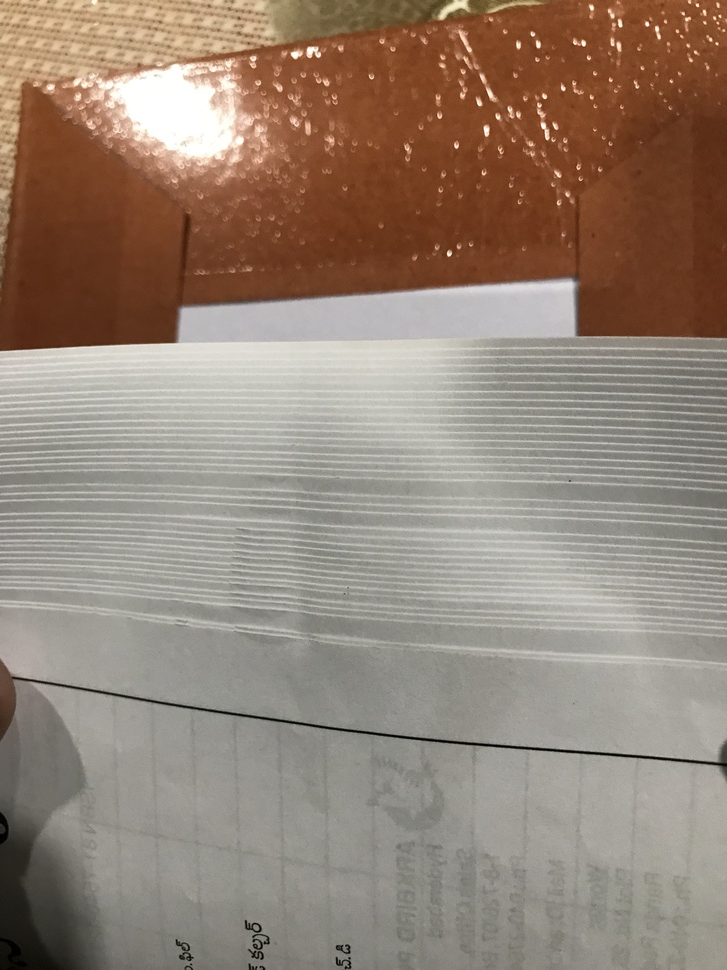
#> input picture CountingPages/72Pages_Full.jpeg, 727 x 970 px, shrunk from 3024 x 4032 before the run
$ python Demo_V4.py
#> lines starting #> are read from the running program, lines starting #| are printed output that depends on the picture; after the words box and inside, x2 and y2 are one past the last pixel; in counts of white or black regions, pixels touching at a corner belong together
import cv2
from PIL import Image, ImageDraw
from matplotlib import pyplot as plt


# im_cv2 = cv2.imread('8Pages.JPG')
im_cv2 = cv2.imread('72Pages_Full.jpeg')
#> im_cv2 is the input picture: shape (970, 727, 3); mean B, G, R 118.7, 132.1, 148.4


# originalImage = cv2.imread('8Pages.JPG')
originalImage = cv2.imread('72Pages_Full.jpeg')
grayImage = cv2.cvtColor(originalImage, cv2.COLOR_BGR2GRAY)
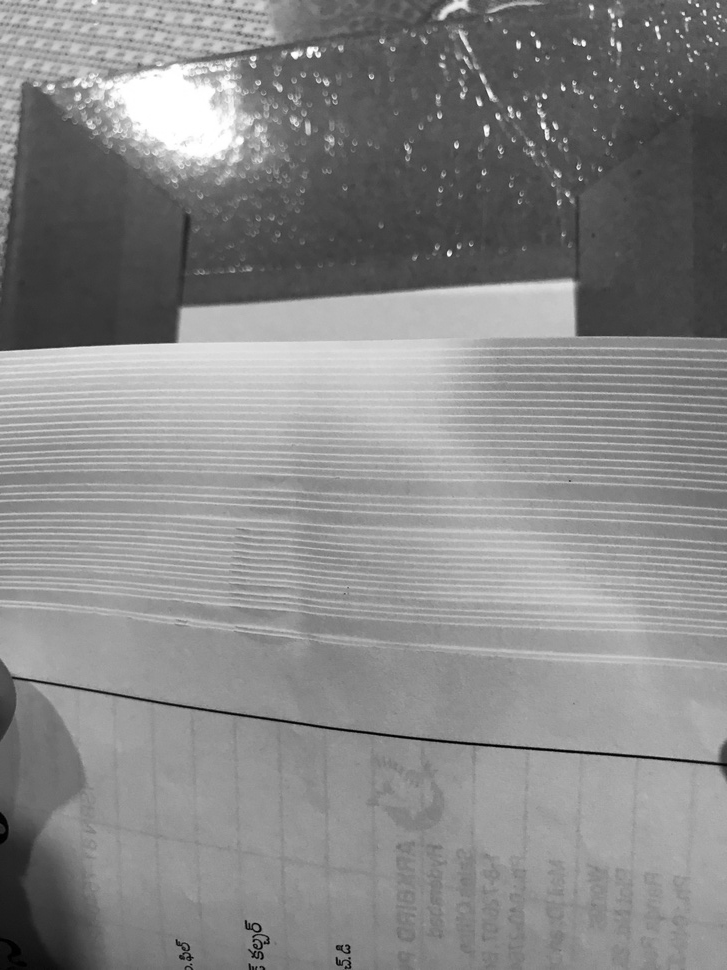
#> grayImage: shape (970, 727); min 0, max 255, mean 135.5

(thresh, blackAndWhiteImage) = cv2.threshold(grayImage, 127, 220, cv2.THRESH_BINARY)
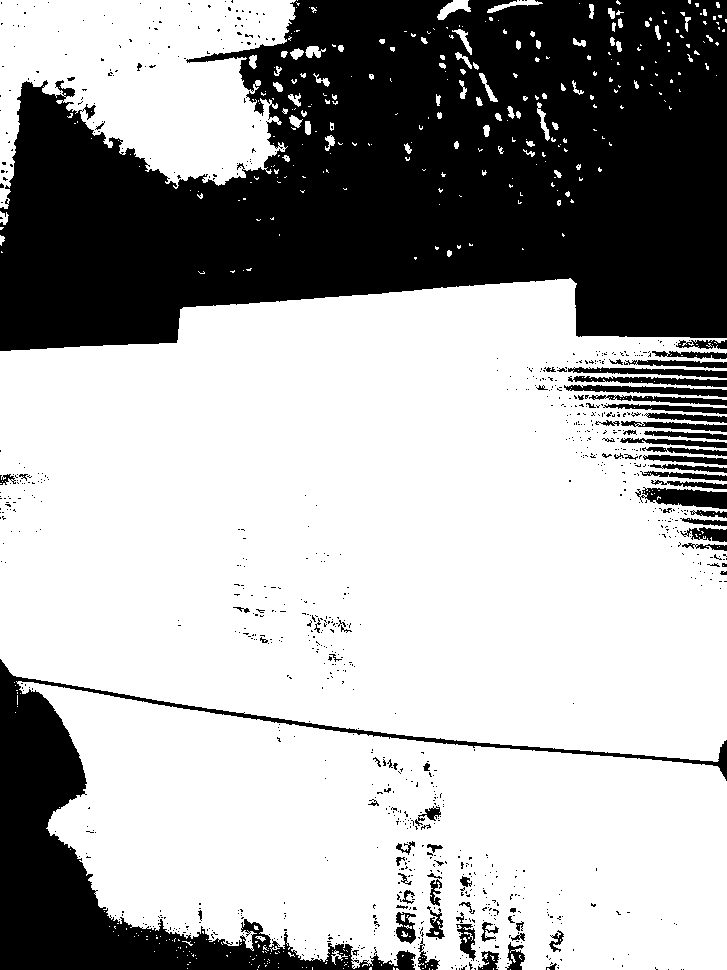
#> blackAndWhiteImage: shape (970, 727); values 0 (black) and 220 (white), 66.6% white; 958 black regions (873 under 20 px), largest, box (x1, y1, x2, y2) and area: (0, 0, 727, 351) 184545, (0, 659, 727, 970) 33601, (635, 487, 727, 509) 1275

cv2.imshow('Original image',originalImage)
cv2.waitKey(0)
cv2.imshow('Black white image', blackAndWhiteImage)
cv2.waitKey(0)


# im = Image.open('8Pages.JPG')
im = Image.open('72Pages_Full.jpeg')
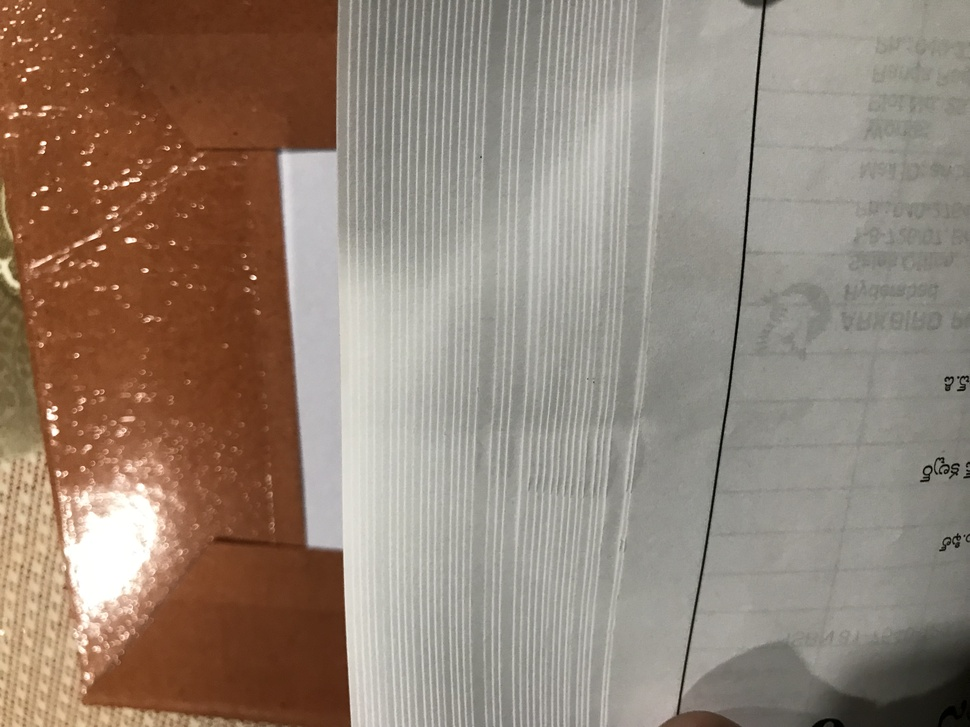
#> im: PIL image 970x727 RGB; mean R, G, B 148.4, 132.1, 118.7
im.show()

im_BW = im.convert('1')
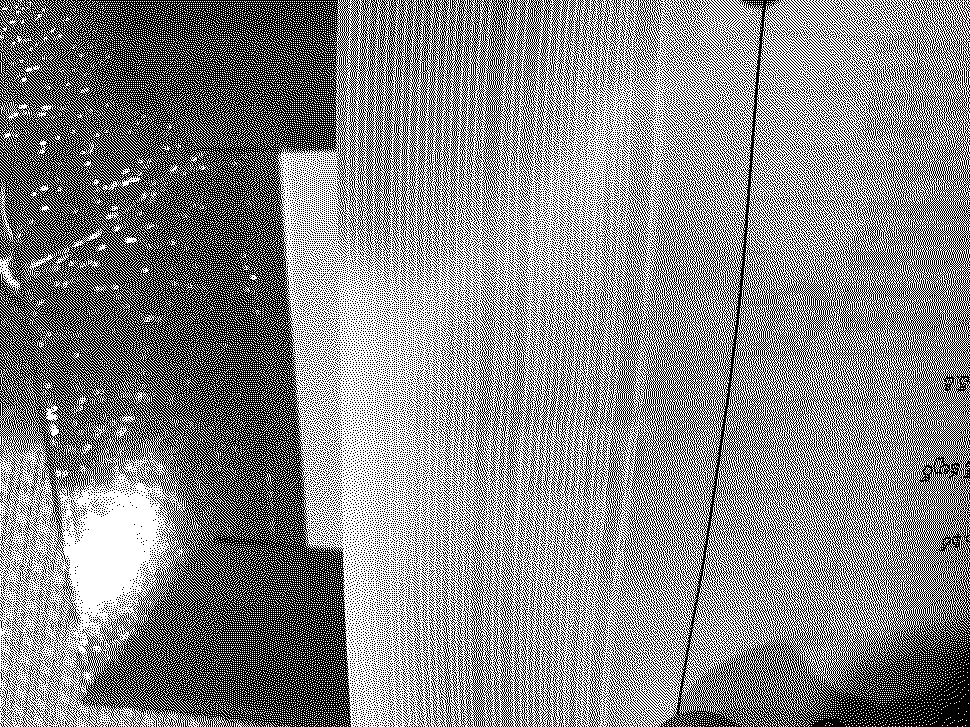
#> im_BW: PIL image 970x727 1; 53% white; black in thin lines or dots
im_BW.show()

print(im_cv2.shape)
#| (970, 727, 3)
height = im_cv2.shape[0]
#> height = 970
print(im_cv2.shape[0])
#| 970
cv2.line(im_cv2, (10,0), (10, height), (0,0,255), 2)
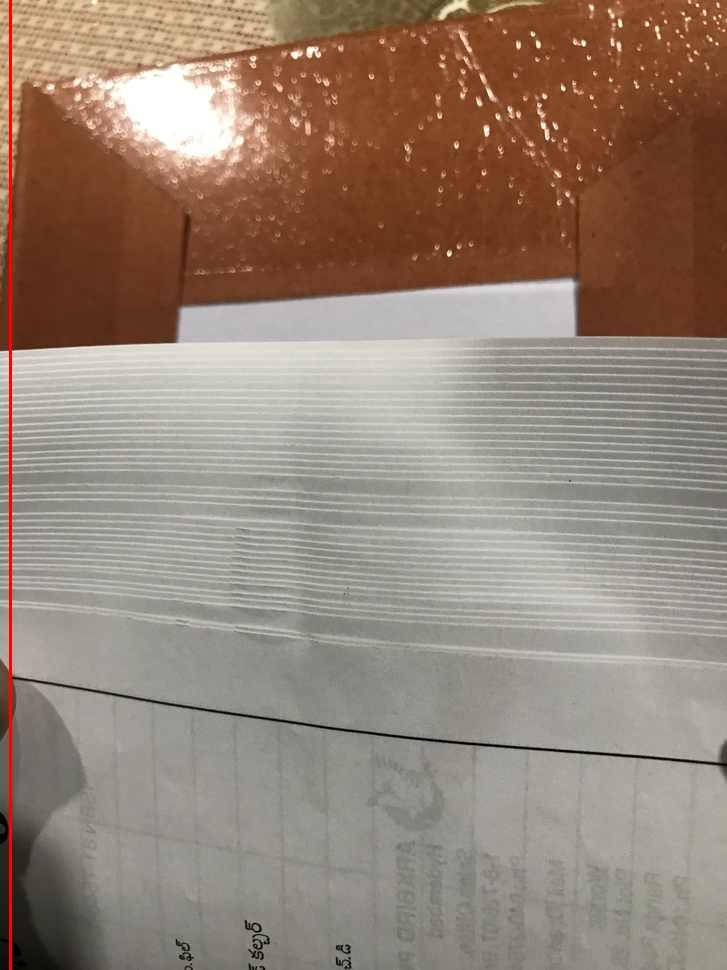
#> im_cv2: shape (970, 727, 3); 0.41% of pixels changed, all inside (x1, y1, x2, y2) = (9, 0, 12, 970)

pix = im.load()
i=0
while i<height:
#> (the run stopped early here; a loop or call above may not have finished)

$ run again, with CountingPages/72Pages.jpeg copied over CountingPages/72Pages_Full.jpeg
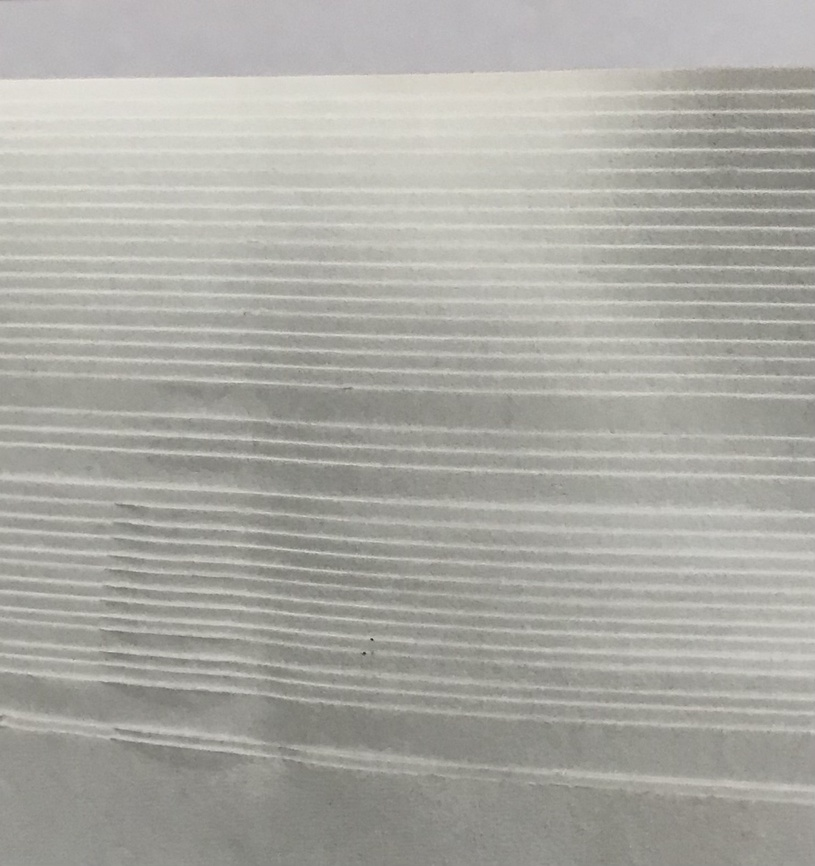
#> input picture CountingPages/72Pages.jpeg, 815 x 866 px, shrunk from 1481 x 1573 before the run
#> im_cv2 is the input picture: shape (866, 815, 3); mean B, G, R 163.2, 169.2, 169.9
#> `(thresh, blackAndWhiteImage) = cv2.threshold(grayImage, 127, 220, cv2...`:
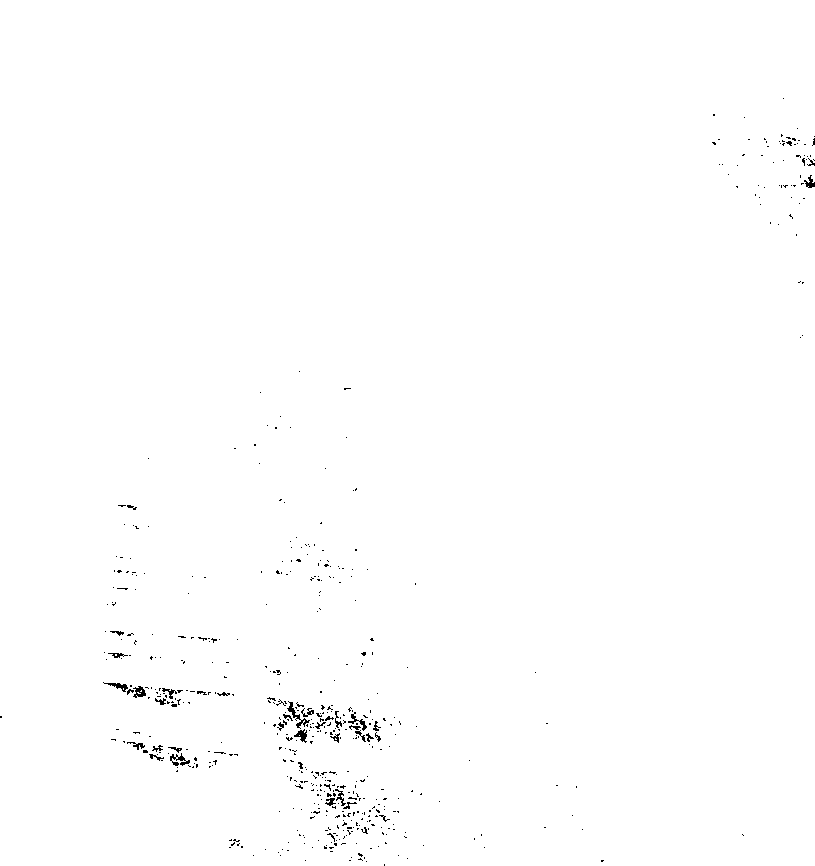
#> blackAndWhiteImage: shape (866, 815); values 0 (black) and 220 (white), 99.5% white; black in thin lines or dots, all inside (x1, y1, x2, y2) = (0, 98, 815, 866)
#> im_BW: PIL image 815x866 1; 66.1% white; black in thin lines or dots
#| (866, 815, 3)
#| 866
#> `cv2.line(im_cv2, (10,0), (10, height), (0,0,255), 2)`:
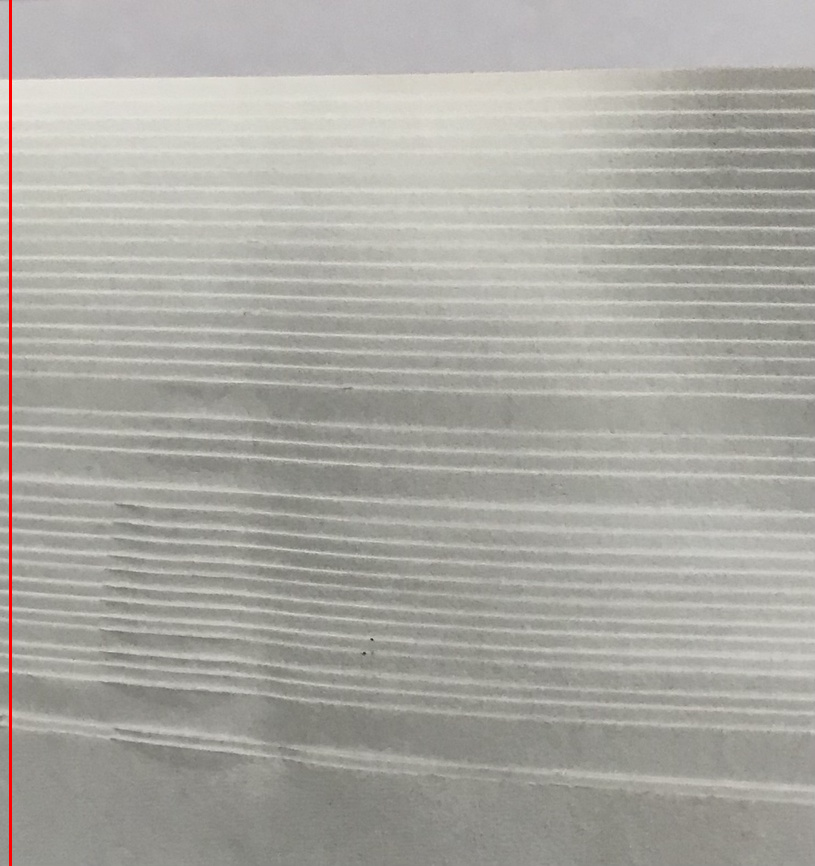
#> im_cv2: shape (866, 815, 3); 0.37% of pixels changed, all inside (x1, y1, x2, y2) = (9, 0, 12, 866)
#> the loop `while i<height:` made 866 passes
#| (169, 165, 166)
#| (181, 177, 178)
#| (188, 184, 185)
#| (189, 185, 186)
#| (191, 187, 188)
#> (further printed lines are left out)
#> after the loop `while i<height:`: i = 866

$ run again, with CountingPages/gval.jpeg copied over CountingPages/72Pages_Full.jpeg
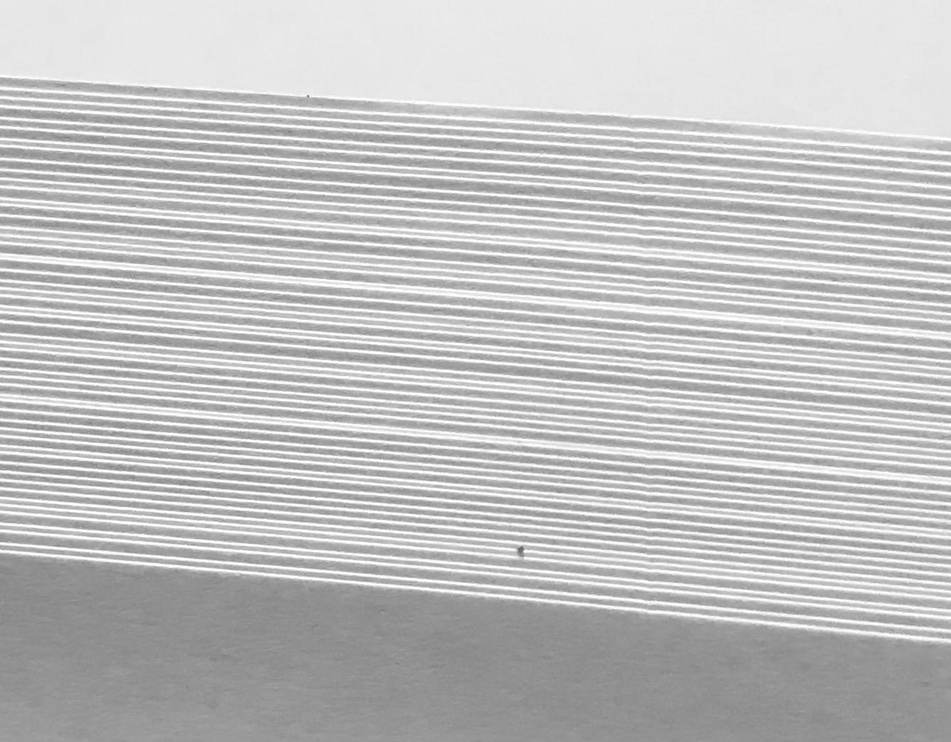
#> input picture CountingPages/gval.jpeg, 951 x 742 px, shrunk from 1336 x 1042 before the run
#> im_cv2 is the input picture: shape (742, 951, 3); min 102, max 255, mean 192.7
#> `(thresh, blackAndWhiteImage) = cv2.threshold(grayImage, 127, 220, cv2...`:
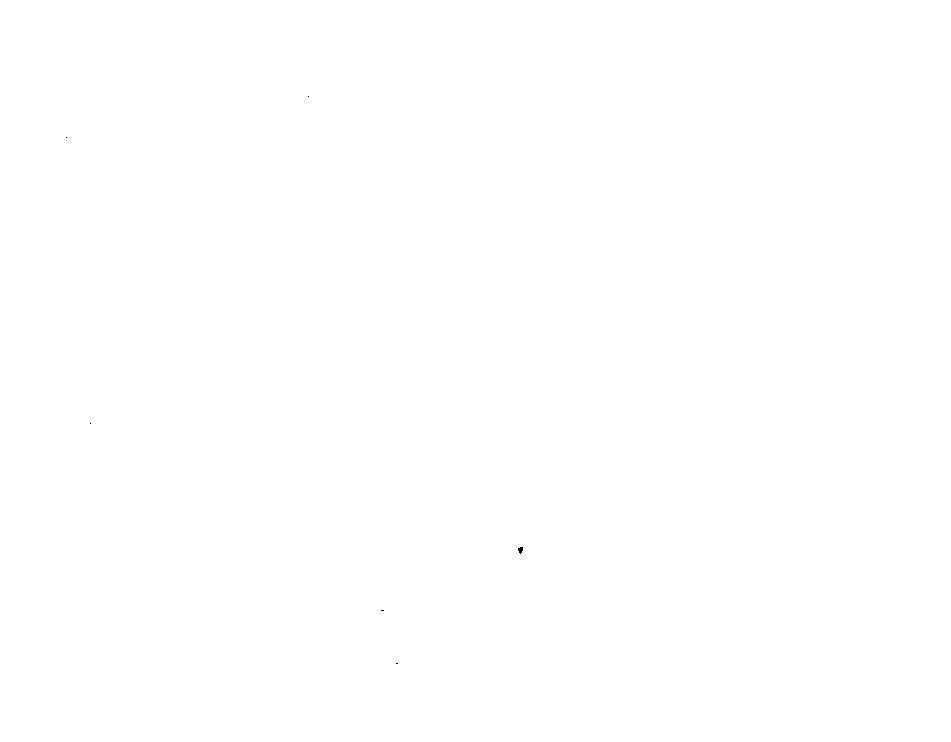
#> blackAndWhiteImage: shape (742, 951); values 0 (black) and 220 (white), 100% white; 6 black regions (5 under 20 px), largest, box (x1, y1, x2, y2) and area: (518, 547, 523, 554) 25
#> im_BW: PIL image 951x742 1; 75.6% white; black in thin lines or dots
#| (742, 951, 3)
#| 742
#> `cv2.line(im_cv2, (10,0), (10, height), (0,0,255), 2)`:
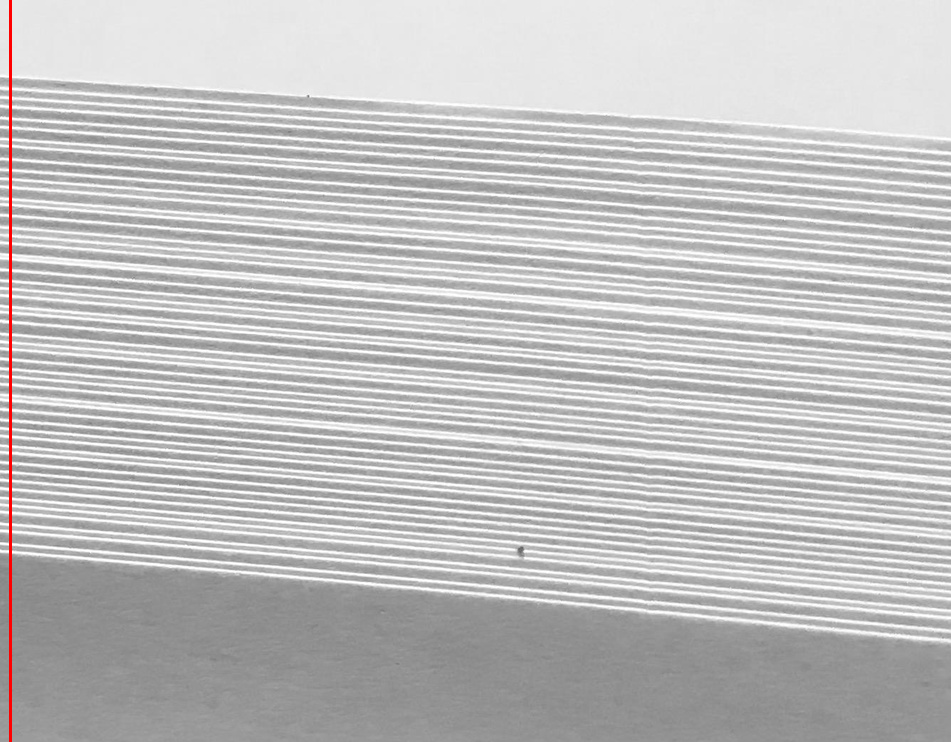
#> im_cv2: shape (742, 951, 3); 0.32% of pixels changed, all inside (x1, y1, x2, y2) = (9, 0, 12, 742)
#> the loop `while i<height:` made 742 passes
#| 231
#| 231
#| 231
#| 231
#| 231
#> (further printed lines are left out)
#> after the loop `while i<height:`: i = 742
